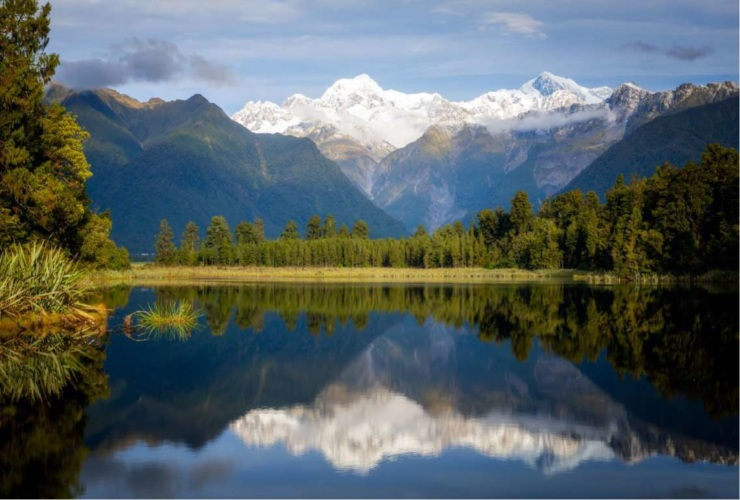
#> input picture Point_Edge_Masks/lake_nz.jpg, 740 x 500 px
$ python point_edge.py
#> lines starting #> are read from the running program, lines starting #| are printed output that depends on the picture
import cv2
import numpy as np

img = cv2.imread("lake_nz.jpg")
#> img is the input picture: shape (500, 740, 3); mean B, G, R 99.5, 97.7, 86.6

# Point Detection Mask
"""[1  1 1]
   [1 -8 1]
   [1  1 1]"""
point_mask = np.ones((3,3))
point_mask[1,1] = -8

point = cv2.filter2D(img,-1,point_mask)
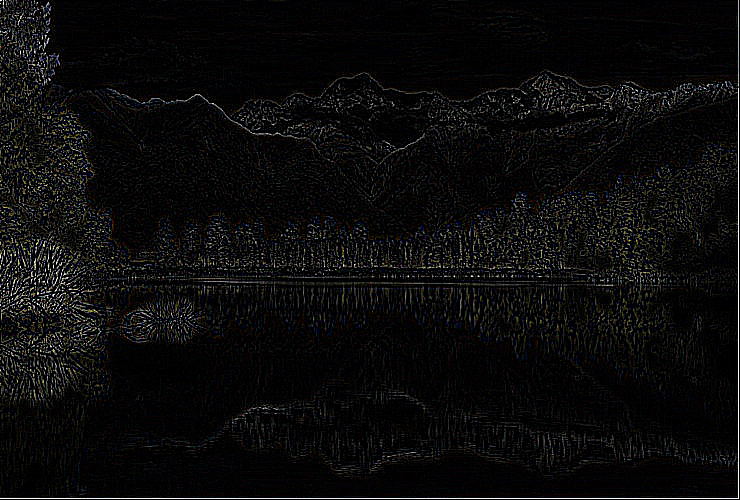
#> point: shape (500, 740, 3); mean B, G, R 11, 11, 11.3
cv2.imwrite('point.jpg',point)

# Edge Detection Masks
# Horizontal Mask
""" [-1-1-1]
    [2 2 2]
    [-1-1-1] """
edge_mask1 = -1*np.ones((3,3))
for i in range(3):
    edge_mask1[1,i] = 2
edge1 = cv2.filter2D(img,-1,edge_mask1)
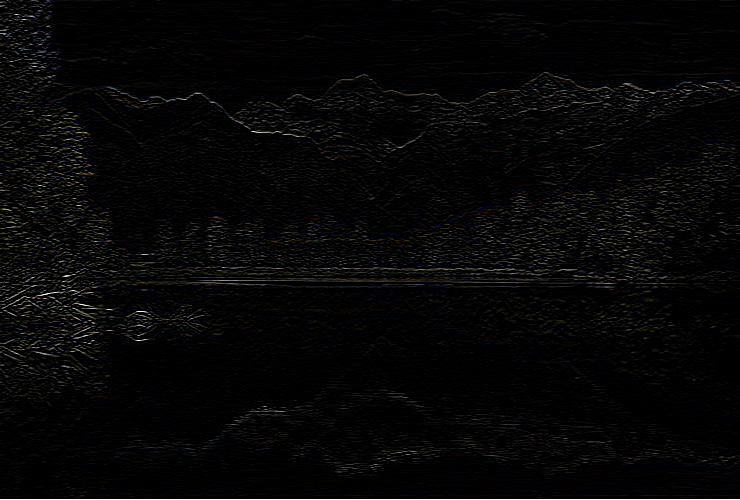
#> edge1: shape (500, 740, 3); mean B, G, R 6.1, 6.1, 6.3
cv2.imwrite('horizontalEdge.jpg',edge1)

# Vertical Mask
"""[-1 2 -1]
   [-1 2 -1]
   [-1 2 -1]"""
edge_mask2 = -1*np.ones((3,3))
for i in range(3):
    edge_mask2[i,1] = 2
edge2 = cv2.filter2D(img,-1,edge_mask2)
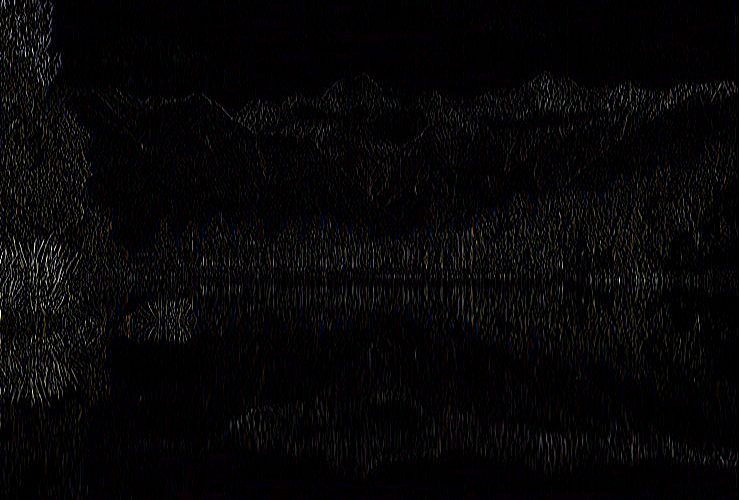
#> edge2: shape (500, 740, 3); mean B, G, R 6.3, 6.3, 6.4
cv2.imwrite('verticalEdge.jpg',edge2)

# Diagonal Mask
"""[-1 -1 2]
   [-1 2 -1]
   [2 -1 -1]"""
edge_mask3 = -1*np.ones((3,3))
for i in range(3):
    edge_mask3[i,i] = 2
edge3 = cv2.filter2D(img,-1,edge_mask3)
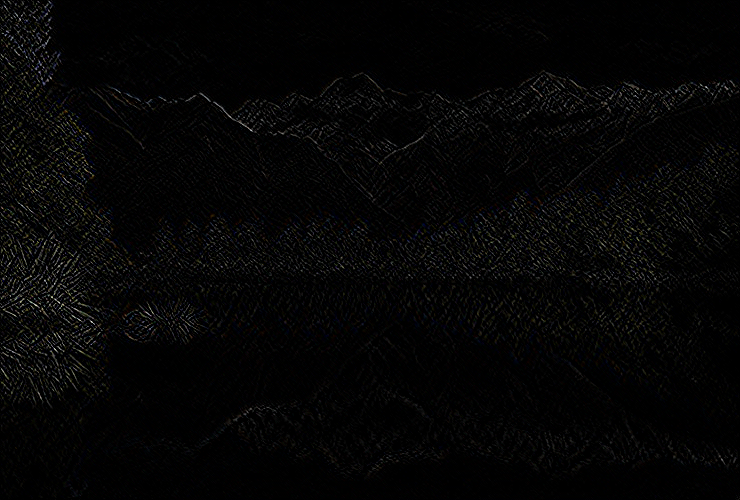
#> edge3: shape (500, 740, 3); mean B, G, R 4.9, 5, 5.1
cv2.imwrite('diagonalEdge.jpg',edge3)
cv2.destroyAllWindows()
